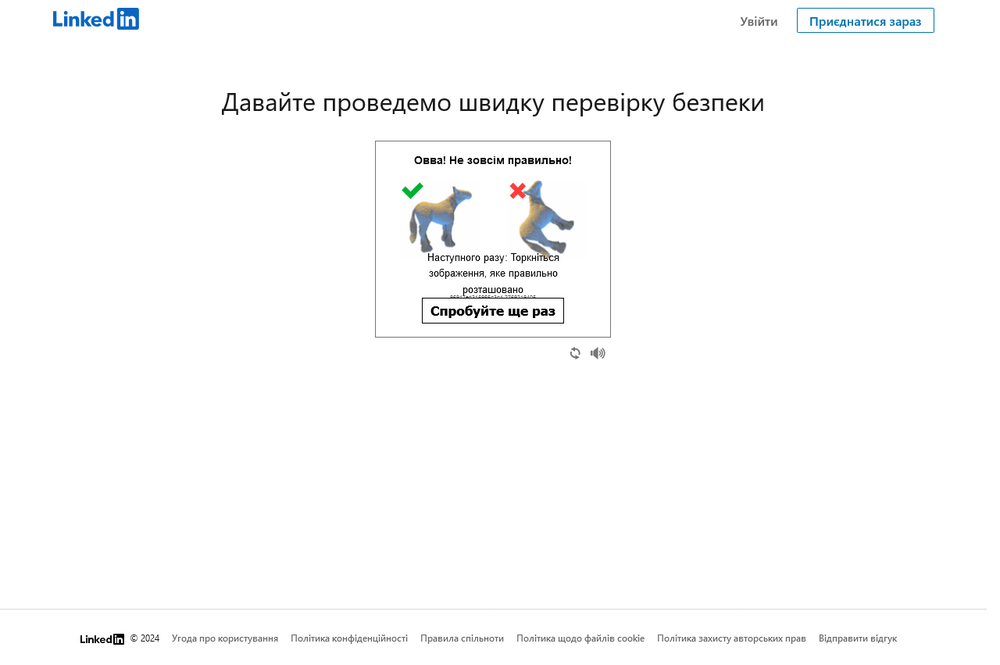
#> input picture data/template/iframe_screenshot.png, 1000 x 665 px, shrunk from 1280 x 851 before the run; its folder holds only this picture in this run
$ python -i workCaptcha.py   (imports and definitions only)
#> lines starting #> are read from the running program, lines starting #| are printed output that depends on the picture; after the words box and inside, x2 and y2 are one past the last pixel; in counts of white or black regions, pixels touching at a corner belong together
import cv2
import numpy as np
from data.paths import*

def resultImage():
    image = cv2.imread(screenSot)
#> image is the input picture: shape (665, 1000, 3); mean B, G, R 251.6, 251.4, 251.2
    templates = [cv2.imread(ip) for ip in template_files]
    image = getLargeImage(getLargeImage(image))
    images = imageCutNat(image)
    return findImageCurrect(images, templates)


def findImageCurrect(images, templates):
    angles = []
    for i, img in enumerate(images):
        skew = calculate_skew(img, templates)
        angles.append((skew, i + 1, img))
    angles.sort(key=lambda x: abs(x[0]))
    return angles[0][1]

def calculate_skew(image, templates):
    gray = cv2.cvtColor(image, cv2.COLOR_BGR2GRAY)
    best_match = 0
    best_score = 0
    for template in templates:
        gray_template = cv2.cvtColor(template, cv2.COLOR_BGR2GRAY)
        _, binary = cv2.threshold(gray, 200, 255, cv2.THRESH_BINARY_INV)
        _, binary_template = cv2.threshold(gray_template, 200, 255, cv2.THRESH_BINARY_INV)
        result = cv2.matchTemplate(binary, binary_template, cv2.TM_CCOEFF_NORMED)
        _, max_val, _, _ = cv2.minMaxLoc(result)
        if max_val > best_score:
            best_score = max_val
            best_match = gray_template
    angle = (1 - best_score) * 180
    return angle


def getLargeImage(image):
    gray = cv2.cvtColor(image, cv2.COLOR_BGR2GRAY)
    _, thresh = cv2.threshold(gray, 200, 255, cv2.THRESH_BINARY_INV)
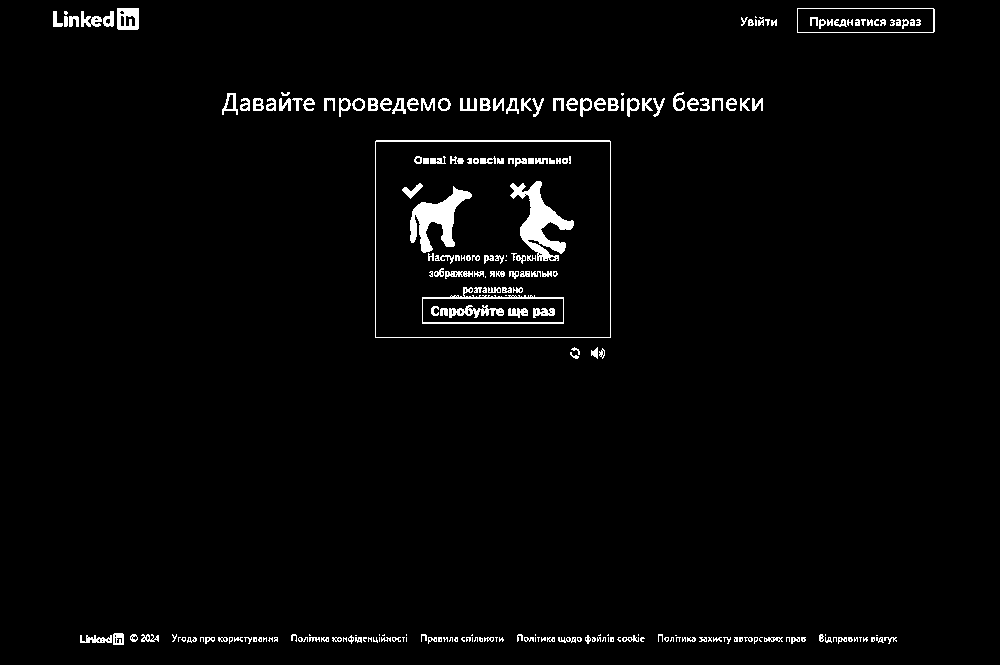
#> thresh: shape (665, 1000); 2.4% white; 241 white regions (83 under 20 px)
    contours, _ = cv2.findContours(thresh, cv2.RETR_EXTERNAL, cv2.CHAIN_APPROX_SIMPLE)
#> contours = 169 contours, 101 with area under 20; largest, box (x1, y1, x2, y2) and area: (375, 140, 611, 338) 46294, (797, 8, 935, 33) 3287, (117, 8, 139, 30) 440, (222, 93, 238, 115) 175, (627, 98, 640, 117) 136
    largest_contour = max(contours, key=cv2.contourArea)
#> largest_contour = [[376, 140], [375, 141], [375, 337], [610, 337], [610, 141], [609, 140]]
    x, y, w, h = cv2.boundingRect(largest_contour)
#> x = 375; y = 140; w = 236; h = 198
    cropped_image = image[y:y+h, x:x+w]
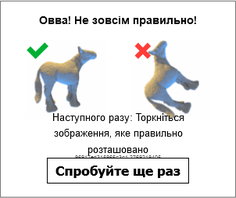
#> cropped_image: shape (198, 236, 3); mean B, G, R 231, 230.9, 230.4
    height, width = cropped_image.shape[:2]
#> height = 198; width = 236
    b = 1
    cropped_image = cropped_image[b:height-b, b:width-b]
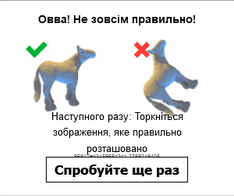
#> cropped_image: shape (196, 234, 3); mean B, G, R 232.3, 232.1, 231.6
#> in getLargeImage (call 2), `gray = cv2.cvtColor(image, cv2.COLOR_BGR2GRAY)`:
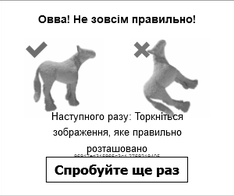
#> gray: shape (196, 234); min 0, max 255, mean 232
#> in getLargeImage (call 2), `_, thresh = cv2.threshold(gray, 200, 255, cv2.THRESH_BINARY_INV)`:
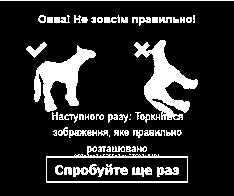
#> thresh: shape (196, 234); 15.9% white; 58 white regions (9 under 20 px)
#> in getLargeImage (call 2), `contours, _ = cv2.findContours(thresh, cv2.RETR_EXTERNAL, cv2.CHAIN_AP..`: contours = 53 contours, 24 with area under 20; largest, box (x1, y1, x2, y2) and area: (46, 146, 188, 183) 3766, (134, 40, 198, 120) 1800, (34, 45, 96, 112) 1572, (26, 42, 47, 58) 112, (69, 130, 97, 138) 104
#> in getLargeImage (call 2), `largest_contour = max(contours, key=cv2.contourArea)`: largest_contour = contour of 130 points, box (x1, y1, x2, y2) (46, 146, 188, 183), area 3766
#> in getLargeImage (call 2), `x, y, w, h = cv2.boundingRect(largest_contour)`: x = 46; y = 146; w = 142; h = 37
#> in getLargeImage (call 2), `cropped_image = image[y:y+h, x:x+w]`:
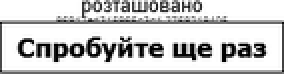
#> cropped_image: shape (37, 142, 3) (shown 2 times larger); min 0, max 255, mean 203.2
#> in getLargeImage (call 2), `cropped_image = cropped_image[b:height-b, b:width-b]`:
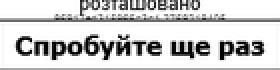
#> cropped_image: shape (35, 140, 3) (shown 2 times larger); min 0, max 255, mean 206.6
    return cropped_image

def imageCutNat(image):
    height, width = image.shape[:2]
#> height = 35; width = 140
    part_height = height // 2
#> part_height = 17
    part_width = width // 3
#> part_width = 46
    parts = []
    for i in range(2):
        for j in range(3):
            x = j * part_width
            y = i * part_height
            part = image[y:y + part_height, x:x + part_width]
            parts.append(part)
#> after the loop, parts = 6 items
    return parts

>>> result = resultImage()
#> the loop in findImageCurrect, `for i, img in enumerate(images):` made 6 passes
#> result = 1
